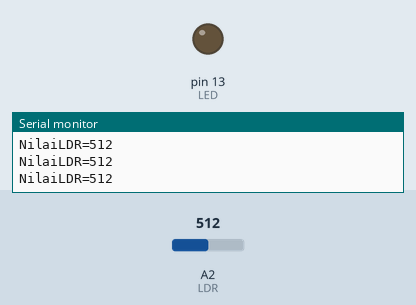
A sketch run on a simulated Arduino Uno, built with avr-gcc and run on an emulated ATmega328P. Shown: output pins drawn as LEDs (lit = HIGH), the last lines printed to the serial monitor. Dashed ring = blinking. The inputs (shaded band) are chosen by the test bench; at power-on: A2 (LDR) = 512.

Above: at 1.2 s.
1.3 s: A2 (LDR) set to 484
At 1.55 s:
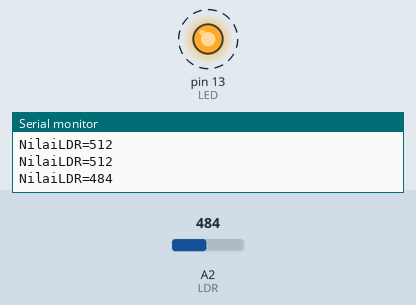
4.3 s: A2 (LDR) set to 0
At 5.7 s:
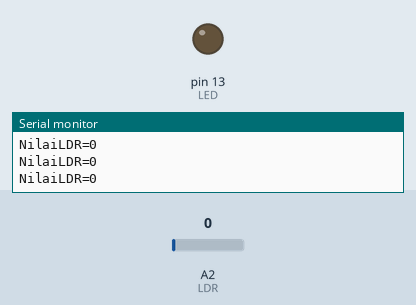
7.3 s: A2 (LDR) set to 122
At 7.62 s:
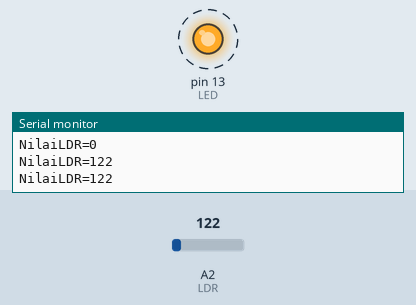
10.3 s: A2 (LDR) set to 1023
At 11.3 s:
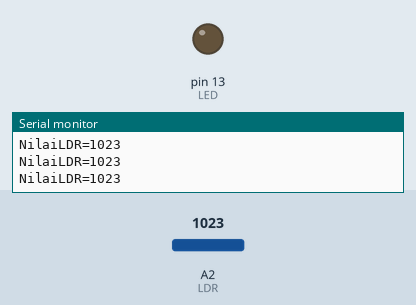
11.8 s: A2 (LDR) set to 490
At 12.06 s:
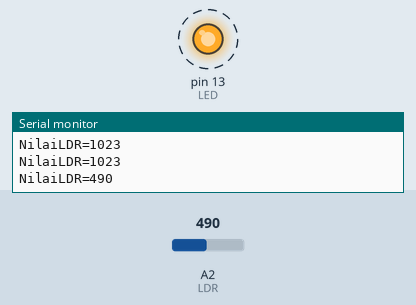
Timing chart, 0 to 15.8 s (numbered marks = the images above; inputs shaded):
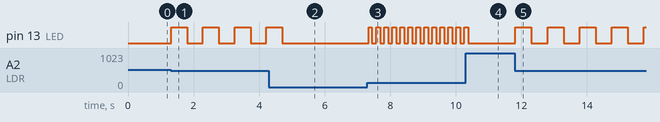

Measured:
- the behaviour switches between 500 and 499 on A2 (LDR) (found by bisection; images 0 and 1)
- after the input at 1.3 s, pin 13 (LED): alternates HIGH for 0.48 s and LOW for 0.48 s, starting at once
- after the input at 4.3 s, pin 13 (LED): goes on until 4.7 s, then stays LOW
- after the input at 7.3 s, pin 13 (LED): alternates HIGH for 0.12 s and LOW for 0.12 s, starting after 0.05 s
- after the input at 10.3 s, pin 13 (LED): goes on until 10.4 s, then stays LOW
- after the input at 11.8 s, pin 13 (LED): alternates HIGH for 0.49 s and LOW for 0.49 s, starting at once

The sketch:

LDR_Latihan1_blink.ino
```cpp
int LDR = A2;
int LED = 13;
int nilaiLDR = 0; // variabel nilai awal untuk nilai LDR
void setup() {
  pinMode(LED, OUTPUT);
  Serial.begin(9600);
}

void loop() {
  nilaiLDR = analogRead(LDR);
  Serial.print("NilaiLDR=");  //menampilkan teks nilaiLDR=
  Serial.println(nilaiLDR); //menampilkan nilai dari variabel nilaiLDR
  if(nilaiLDR<500){           //jika nilai dari LDR kurang dari 500i (intensitas cahaya)
    digitalWrite(LED, HIGH);
    delay(nilaiLDR);
    digitalWrite(LED, LOW);
    delay(nilaiLDR);
  }
  else {
    digitalWrite(LED, LOW);
  }
}
```
